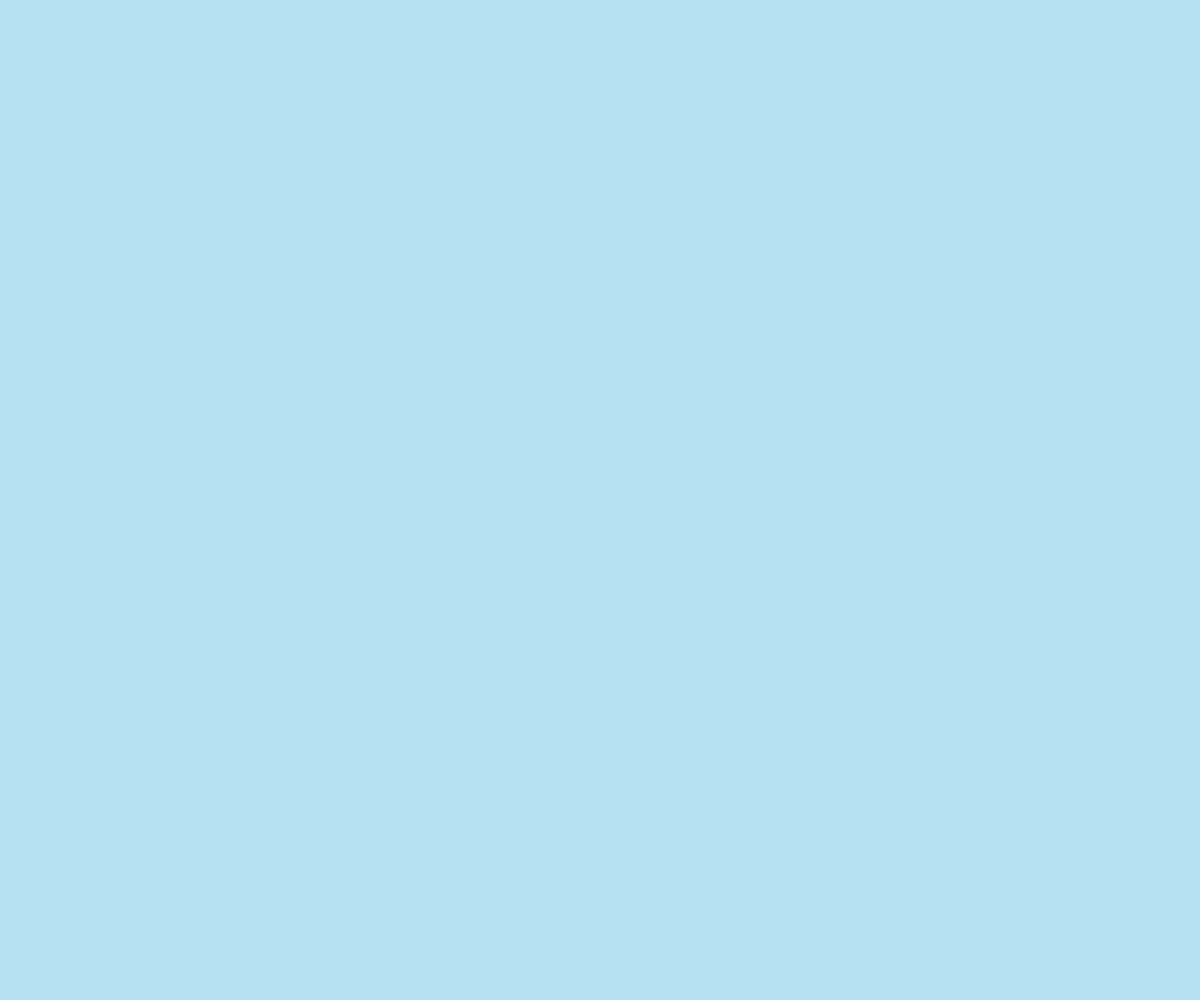
Frame 1 (no input)
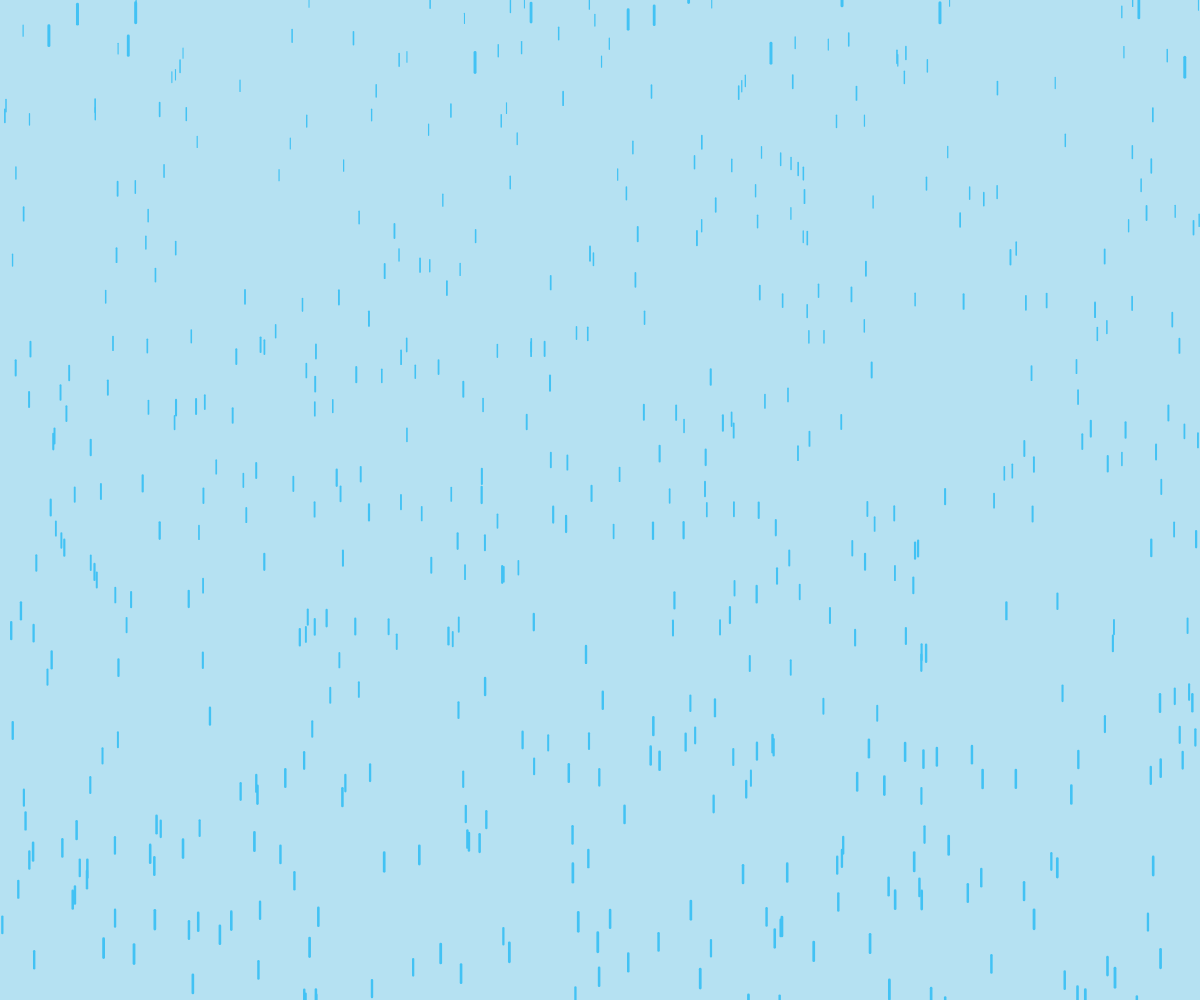
Frame 60 (no input)
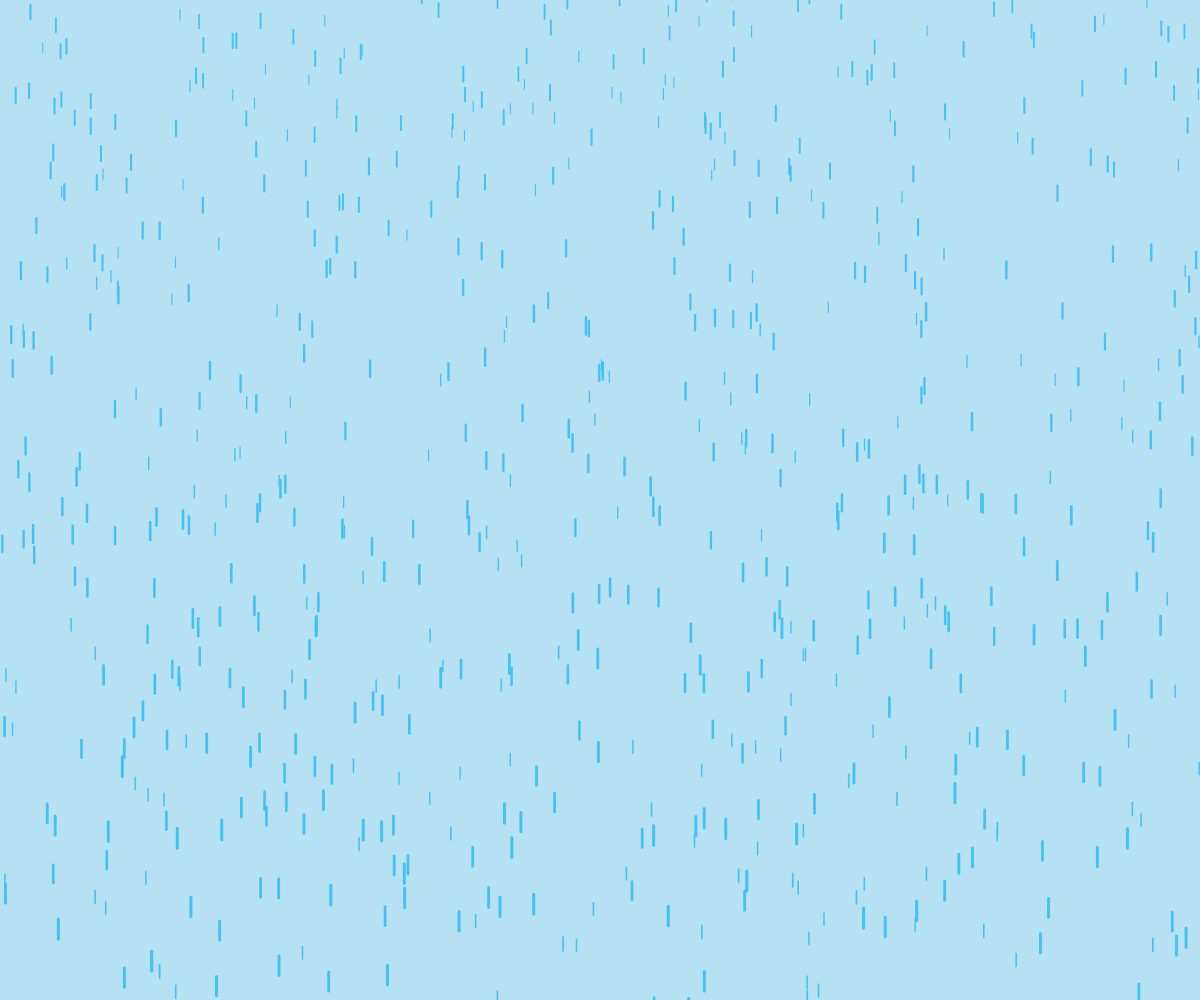
Frame 120 (the mouse pressed at the canvas centre since frame 60)

The p5.js sketch that drew these frames (run headless with seeded random() and noise() and a simulated clock; from frame 60 on, the mouse is pressed at the canvas centre):

// p5.js sketch
// ── sketch.js
var drops = [];

function setup() {
  createCanvas(window.innerWidth, window.innerHeight);
  for (var i = 0; i < 777; i++) {
    drops[i] = new Drop();
  }
}

function draw() {
  background(181, 225, 242);
  for (var i = 0; i < drops.length; i++) {
    drops[i].fall();
    drops[i].show();
  }
}
// ── drop.js
function Drop() {
  this.x = random(width);
  this.y = random(-500, -50);
  this.z = random(0, 20);
  this.len = map(this.z, 0, 20, 10, 20);
  this.yspeed = map(this.z, 0, 20, 1, 20);

  this.fall = function() {
    this.y = this.y + this.yspeed;
    var grav = map(this.z, 0, 20, 0, 0.2);
    this.yspeed = this.yspeed + grav;

    if (this.y > height) {
      this.y = random(-200, -100);
      this.yspeed = map(this.z, 0, 20, 4, 10);
    }
  }

  this.show = function() {
    var thick = map(this.z, 0, 20, 1, 3);
    strokeWeight(thick);
    stroke(66, 194, 244);
    line(this.x, this.y, this.x, this.y+this.len);
  }
}
